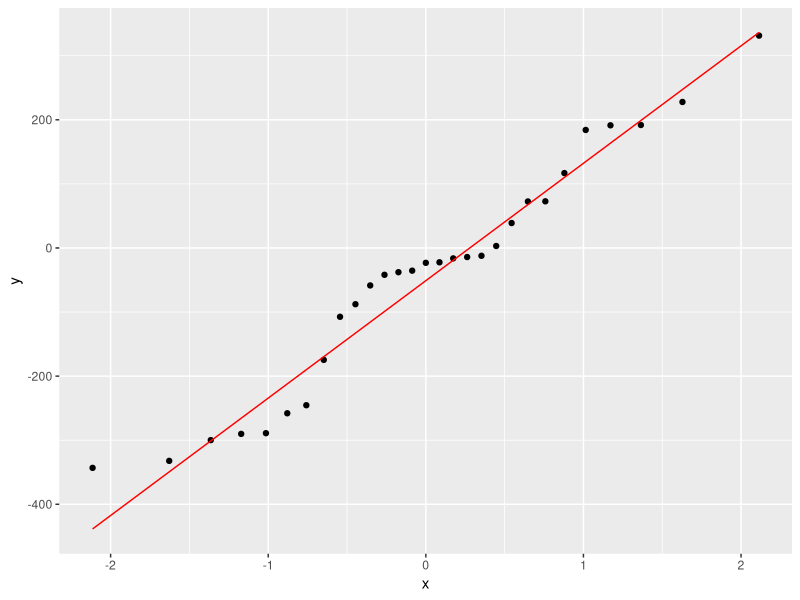
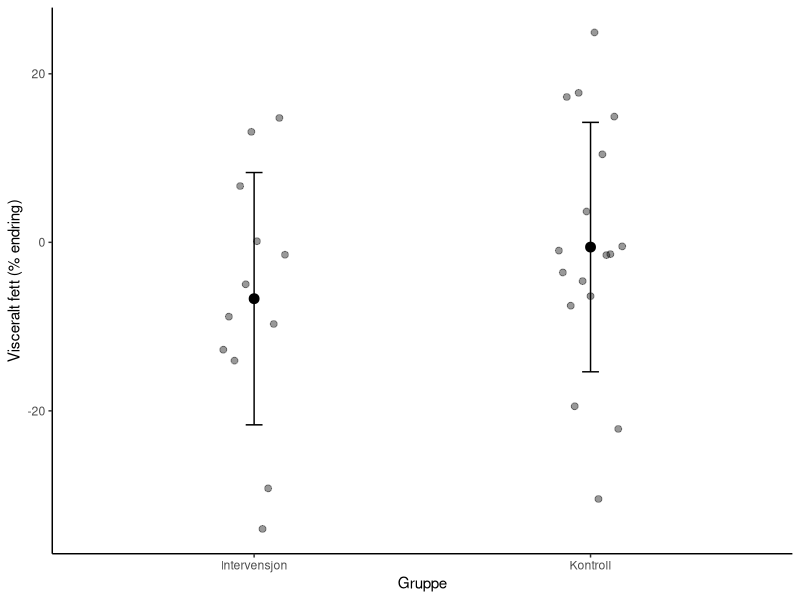
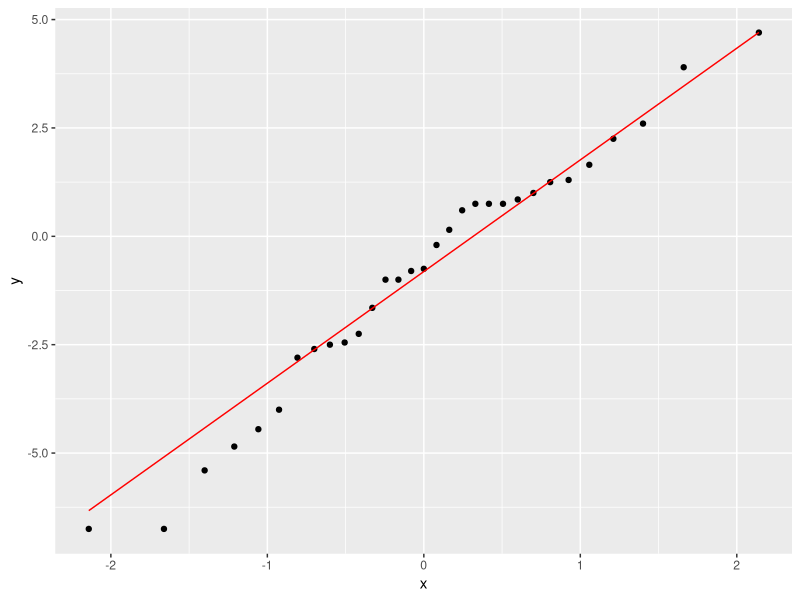
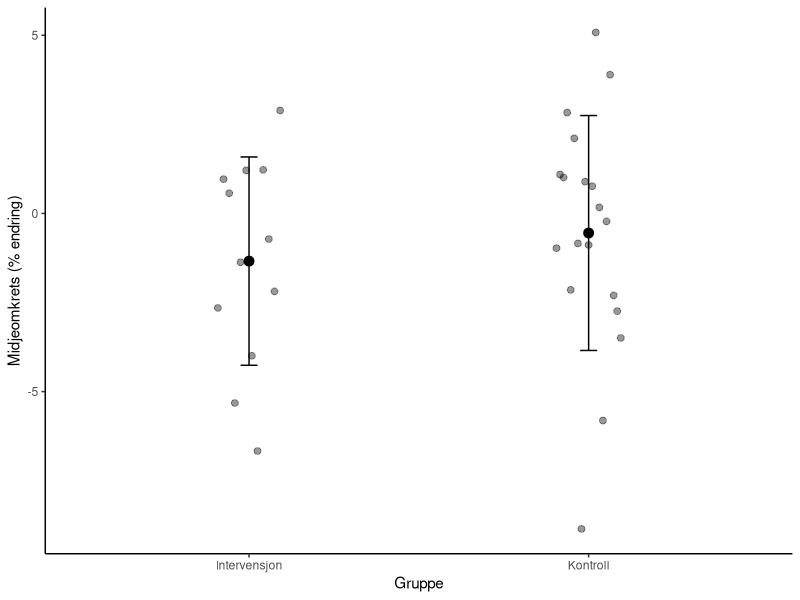
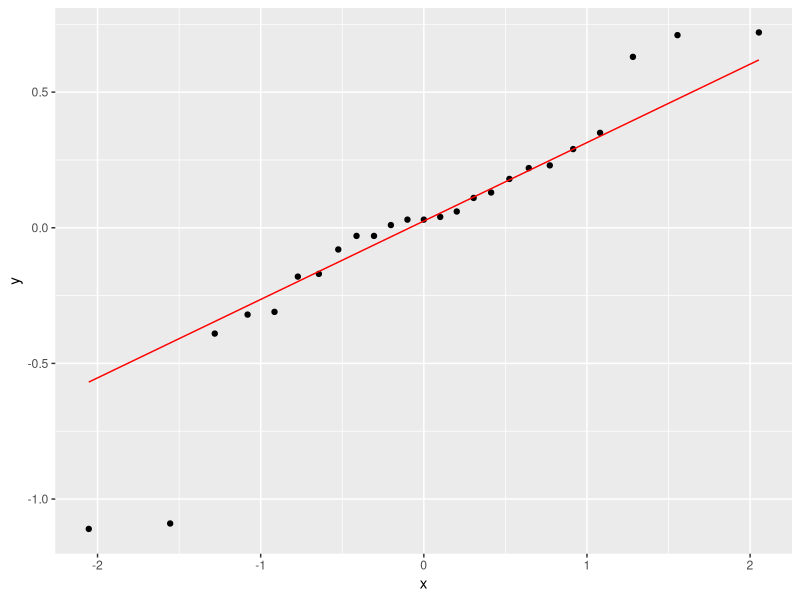
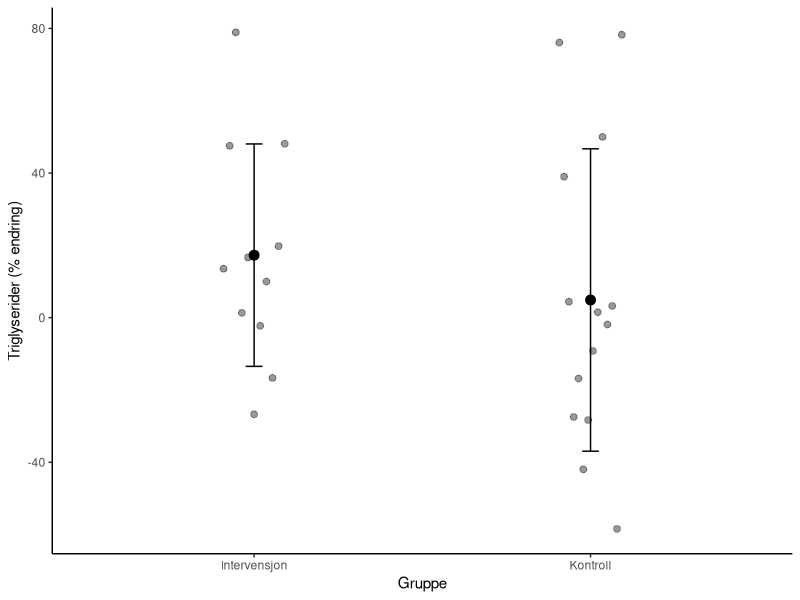
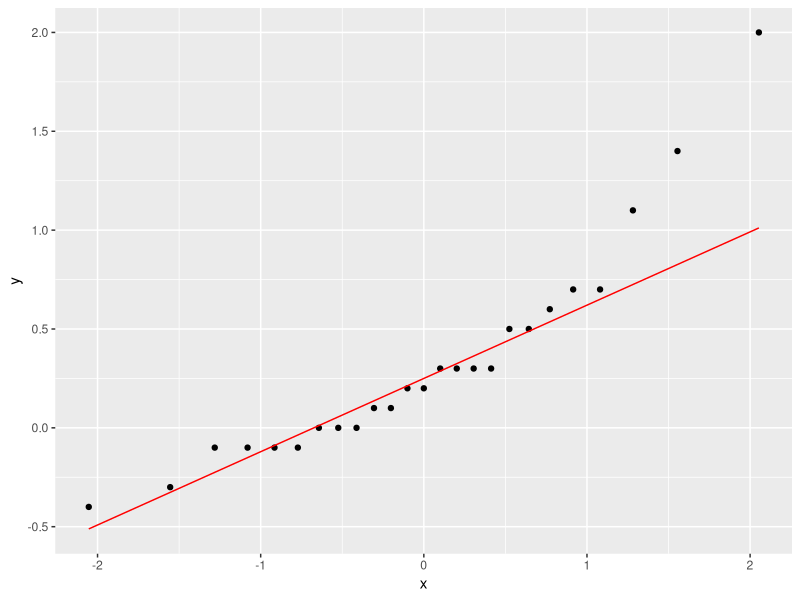
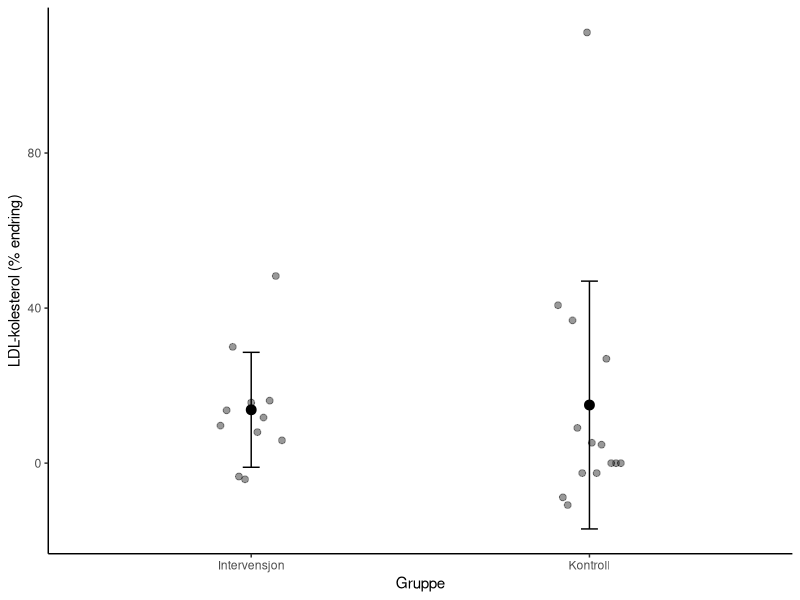

Write the R code that produced these figures, in order.
## ---- chunk 1
library(tidyverse); library(knitr); library(ggplot2); library(kableExtra); library(readxl); library(dplyr); library(flextable); library(pbkrtest); library(broom)
Resultatskjema <- read_excel("Resultatskjema.xlsx")
# MIDJEOMKRETS
# ordner et datasett for grafisk fremstilling med individuelle endringer fra pre til post i prosent og endringsscore for bruk i statistiske tester
itt.vat.stat <- Resultatskjema %>%
  select(id, sex, group, time, vat_mass) %>%
  mutate(vat_mass = as.numeric(vat_mass, na.rm = TRUE)) %>%
  mutate(time = factor(time, levels = c("pre", "post"),
                       labels = c("Pre", "Post")),
         group = factor(group, levels = c("fls", "kon"),
                        labels = c("Intervensjon", "Kontroll"))) %>% 
  pivot_wider(names_from = time,
              values_from = vat_mass) %>%
  mutate(change = Post - Pre) %>%
  mutate(change.pros = ((Post - Pre)/ Pre) * 100) %>%
  group_by(group) %>%
  drop_na() %>%
  print()

# sjekker normalfordelingen 
ggplot(itt.vat.stat, aes(sample = change)) + stat_qq() + stat_qq_line(col = "red")

# analyse av endringsscore fra pre til post mellom gruppene
itt.vat.lm <- lm(change ~ group, data = itt.vat.stat)
summary(itt.vat.lm)

# lager et datasett med gjennomsnittsverdier av prosentvis endring for bruk i graf
mean.itt.vat <- itt.vat.stat %>%
  summarise(mean.vat.pros = mean(change.pros),
            sd.vat.pros = sd(change.pros)) %>%
  print()

# lager graf for gjennomsnittsscore i prosent med individuelle endringer
mean.itt.vat %>%
  ggplot(aes(group, mean.vat.pros, group = group)) + geom_point(size = 3, aes(group = group)) + geom_point(data = itt.vat.stat, aes(group, change.pros, group = id), position = position_dodge(width = 0.2), size = 2, alpha = 0.4) + geom_errorbar(aes(ymin = mean.vat.pros - sd.vat.pros, ymax = mean.vat.pros + sd.vat.pros), position = position_dodge(width = 0.2), width = 0.05) + theme_classic() + labs(x = "Gruppe", y = "Visceralt fett (% endring)")

## ---- chunk 2
library(tidyverse); library(knitr); library(ggplot2); library(kableExtra); library(readxl); library(dplyr); library(flextable); library(pbkrtest); library(broom)
Resultatskjema <- read_excel("Resultatskjema.xlsx")
# MIDJEOMKRETS
# ordner et datasett for grafisk fremstilling med individuelle endringer fra pre til post i prosent og endringsscore for bruk i statistiske tester
itt.wc.stat <- Resultatskjema %>%
  select(id, sex, group, time, wc) %>%
  mutate(wc = as.numeric(wc, na.rm = TRUE)) %>%
  mutate(time = factor(time, levels = c("pre", "post"),
                       labels = c("Pre", "Post")),
         group = factor(group, levels = c("fls", "kon"),
                        labels = c("Intervensjon", "Kontroll"))) %>% 
  pivot_wider(names_from = time,
              values_from = wc) %>%
  mutate(change = Post - Pre) %>%
  mutate(change.pros = ((Post - Pre)/ Pre) * 100) %>%
  group_by(group) %>%
  drop_na() %>%
  print()

# sjekker normalfordelingen 
ggplot(itt.wc.stat, aes(sample = change)) + stat_qq() + stat_qq_line(col = "red")

# analyse av endringsscore fra pre til post mellom gruppene
itt.wc.lm <- lm(change ~ group, data = itt.wc.stat)
summary(itt.wc.lm)

# lager et datasett med gjennomsnittsverdier av prosentvis endring for bruk i graf
mean.itt.wc <- itt.wc.stat %>%
  summarise(mean.wc.pros = mean(change.pros),
            sd.wc.pros = sd(change.pros)) %>%
  print()

# lager graf for gjennomsnittsscore i prosent med individuelle endringer
mean.itt.wc %>%
  ggplot(aes(group, mean.wc.pros, group = group)) + geom_point(size = 3, aes(group = group)) + geom_point(data = itt.wc.stat, aes(group, change.pros, group = id), position = position_dodge(width = 0.2), size = 2, alpha = 0.4) + geom_errorbar(aes(ymin = mean.wc.pros - sd.wc.pros, ymax = mean.wc.pros + sd.wc.pros), position = position_dodge(width = 0.2), width = 0.05) + theme_classic() + labs(x = "Gruppe", y = "Midjeomkrets (% endring)")

## ---- chunk 3
library(tidyverse); library(knitr); library(ggplot2); library(kableExtra); library(readxl); library(dplyr); library(flextable); library(pbkrtest); library(broom)
Resultatskjema <- read_excel("Resultatskjema.xlsx")

itt.trigl.stat <- Resultatskjema %>%
  select(id, sex, group, time, `s-triglyserider`) %>%
  mutate(`s-triglyserider` = as.numeric(`s-triglyserider`, na.rm = TRUE)) %>%
  mutate(time = factor(time, levels = c("pre", "post"),
                       labels = c("Pre", "Post")),
         group = factor(group, levels = c("fls", "kon"),
                       labels = c("Intervensjon", "Kontroll"))) %>%
  pivot_wider(names_from = time,
              values_from = `s-triglyserider`) %>%
  mutate(change = Post - Pre) %>%
  mutate(change.pros = ((Post - Pre)/ Pre) * 100) %>%
  group_by(group) %>%
  drop_na() %>%
  print()

# sjekker normalfordelingen 
ggplot(itt.trigl.stat, aes(sample = change)) + stat_qq() + stat_qq_line(col = "red")

# lager et datasett med gjennomsnittsverdier av prosentvis endring for bruk i graf
mean.itt.trigl <- itt.trigl.stat %>%
  summarise(mean.trigl.pros = mean(change.pros),
            sd.trigl.pros = sd(change.pros)) %>%
  print()

# analyse av endringsscore fra pre til post mellom gruppene
itt.trigl.lm <- lm(change ~ group, data = itt.trigl.stat)
summary(itt.trigl.lm)

# lager graf for gjennomsnittsscore i prosent med individuelle endringer
mean.itt.trigl %>%
  ggplot(aes(group, mean.trigl.pros, group = group)) + geom_point(size = 3, aes(group = group)) + geom_point(data = itt.trigl.stat, aes(group, change.pros, group = id), position = position_dodge(width = 0.2), size = 2, alpha = 0.4) + geom_errorbar(aes(ymin = mean.trigl.pros - sd.trigl.pros, ymax = mean.trigl.pros + sd.trigl.pros), position = position_dodge(width = 0.2), width = 0.05) + theme_classic() + labs(x = "Gruppe", y = "Triglyserider (% endring)")

## ---- chunk 4
library(tidyverse); library(knitr); library(ggplot2); library(kableExtra); library(readxl); library(dplyr); library(flextable); library(pbkrtest); library(broom)
Resultatskjema <- read_excel("Resultatskjema.xlsx")
# BLODLIPIDER
# LDL
# ordner et datasett for grafisk fremstilling med individuelle endringer fra pre til post
itt.ldl.stat <- Resultatskjema %>%
  select(id, sex, group, time, `s-ldl`) %>%
  mutate(`s-ldl` = as.numeric(`s-ldl`, na.rm = TRUE)) %>%
  mutate(time = factor(time, levels = c("pre", "post"),
                       labels = c("Pre", "Post")),
         group = factor(group, levels = c("fls", "kon"),
                       labels = c("Intervensjon", "Kontroll"))) %>%
  pivot_wider(names_from = time,
              values_from = `s-ldl`) %>%
  mutate(change = Post - Pre) %>%
  mutate(change.pros = ((Post - Pre)/ Pre) * 100) %>%
  group_by(group) %>%
  drop_na() %>%
  print()

# sjekker normalfordelingen 
ggplot(itt.ldl.stat, aes(sample = change)) + stat_qq() + stat_qq_line(col = "red")

# lager et datasett med gjennomsnittsverdier av prosentvis endring for bruk i graf
mean.itt.ldl <- itt.ldl.stat %>%
  summarise(mean.ldl.pros = mean(change.pros),
            sd.ldl.pros = sd(change.pros)) %>%
  print()

# analyse av endringsscore fra pre til post mellom gruppene
itt.ldl.lm <- lm(change ~ group, data = itt.ldl.stat)
summary(itt.ldl.lm)

# lager graf for gjennomsnittsscore i prosent med individuelle endringer
mean.itt.ldl %>%
  ggplot(aes(group, mean.ldl.pros, group = group)) + geom_point(size = 3, aes(group = group)) + geom_point(data = itt.ldl.stat, aes(group, change.pros, group = id), position = position_dodge(width = 0.2), size = 2, alpha = 0.4) + geom_errorbar(aes(ymin = mean.ldl.pros - sd.ldl.pros, ymax = mean.ldl.pros + sd.ldl.pros), position = position_dodge(width = 0.2), width = 0.05) + theme_classic() + labs(x = "Gruppe", y = "LDL-kolesterol (% endring)")
## ---- chunk 5
library(tidyverse); library(knitr); library(ggplot2); library(kableExtra); library(readxl); library(dplyr); library(flextable); library(pbkrtest); library(broom)
Resultatskjema <- read_excel("Resultatskjema.xlsx")
# BLODLIPIDER
# HDL
# ordner et datasett for grafisk fremstilling med individuelle endringer fra pre til post
itt.hdl.stat <- Resultatskjema %>%
  select(id, sex, group, time, `s-hdl`) %>%
  mutate(`s-hdl` = as.numeric(`s-hdl`, na.rm = TRUE)) %>%
  mutate(time = factor(time, levels = c("pre", "post"),
                       labels = c("Pre", "Post")),
         group = factor(group, levels = c("fls", "kon"),
                       labels = c("Intervensjon", "Kontroll"))) %>%
  pivot_wider(names_from = time,
              values_from = `s-hdl`) %>%
  mutate(change = Post - Pre) %>%
  mutate(change.pros = ((Post - Pre)/ Pre) * 100) %>%
  group_by(group) %>%
  drop_na() %>%
  print()

# sjekker normalfordelingen 
ggplot(itt.hdl.stat, aes(sample = change)) + stat_qq() + stat_qq_line(col = "red")

# lager et datasett med gjennomsnittsverdier av prosentvis endring for bruk i graf
mean.itt.hdl <- itt.hdl.stat %>%
  summarise(mean.hdl.pros = mean(change.pros),
            sd.hdl.pros = sd(change.pros)) %>%
  print()

# analyse av endringsscore fra pre til post mellom gruppene
itt.hdl.lm <- lm(change ~ group, data = itt.hdl.stat)
summary(itt.hdl.lm)
plot(itt.hdl.lm)

# lager graf for gjennomsnittsscore i prosent med individuelle endringer
mean.itt.hdl %>%
  ggplot(aes(group, mean.hdl.pros, group = group)) + geom_point(size = 3, aes(group = group)) + geom_point(data = itt.hdl.stat, aes(group, change.pros, group = id), position = position_dodge(width = 0.2), size = 2, alpha = 0.4) + geom_errorbar(aes(ymin = mean.hdl.pros - sd.hdl.pros, ymax = mean.hdl.pros + sd.hdl.pros), position = position_dodge(width = 0.2), width = 0.05) + theme_classic() + labs(x = "Gruppe", y = "HDL-kolesterol (% endring)")
## ---- chunk 6
library(tidyverse); library(knitr); library(ggplot2); library(kableExtra); library(readxl); library(dplyr); library(flextable); library(pbkrtest); library(broom)
Resultatskjema <- read_excel("Resultatskjema.xlsx")
# GLUKOSE
# ordner et datasett for grafisk fremstilling med individuelle endringer fra pre til post
itt.gluk.stat <- Resultatskjema %>%
  select(id, sex, group, time, `s-glukose`) %>%
  mutate(`s-glukose` = as.numeric(`s-glukose`, na.rm = TRUE)) %>%
  mutate(time = factor(time, levels = c("pre", "post"),
                       labels = c("Pre", "Post")),
         group = factor(group, levels = c("fls", "kon"),
                       labels = c("Intervensjon", "Kontroll"))) %>%
  pivot_wider(names_from = time,
              values_from = `s-glukose`) %>%
  mutate(change = Post - Pre) %>%
  mutate(change.pros = ((Post - Pre)/ Pre) * 100) %>%
  group_by(group) %>%
  drop_na() %>%
  print()

# sjekker normalfordelingen 
ggplot(itt.gluk.stat, aes(sample = change)) + stat_qq() + stat_qq_line(col = "red")

# lager et datasett med gjennomsnittsverdier av prosentvis endring for bruk i graf
mean.itt.gluk <- itt.gluk.stat %>%
  summarise(mean.gluk.pros = mean(change.pros),
            sd.gluk.pros = sd(change.pros)) %>%
  print()

# analyse av endringsscore fra pre til post mellom gruppene
itt.gluk.lm <- lm(change ~ group, data = itt.gluk.stat)
summary(itt.gluk.lm)

# lager graf for gjennomsnittsscore i prosent med individuelle endringer
mean.itt.gluk %>%
  ggplot(aes(group, mean.gluk.pros, group = group)) + geom_point(size = 3, aes(group = group)) + geom_point(data = itt.gluk.stat, aes(group, change.pros, group = id), position = position_dodge(width = 0.2), size = 2, alpha = 0.4) + geom_errorbar(aes(ymin = mean.gluk.pros - sd.gluk.pros, ymax = mean.gluk.pros + sd.gluk.pros), position = position_dodge(width = 0.2), width = 0.05) + theme_classic() + labs(x = "Gruppe", y = "Glukose (% endring)")
## ---- chunk 7
library(tidyverse); library(knitr); library(ggplot2); library(kableExtra); library(readxl); library(dplyr); library(flextable); library(pbkrtest); library(broom)
Resultatskjema <- read_excel("Resultatskjema.xlsx")
# ARTERIELL STIVHET
# ordner et datasett for grafisk fremstilling med individuelle endringer fra pre til post
itt.pwv.stat <- Resultatskjema %>%
  select(id, sex, group, time, pwv) %>%
  mutate(pwv = as.numeric(pwv, na.rm = TRUE)) %>%
  mutate(time = factor(time, levels = c("pre", "post"),
                       labels = c("Pre", "Post")),
         group = factor(group, levels = c("fls", "kon"),
                       labels = c("Intervensjon", "Kontroll"))) %>%
  pivot_wider(names_from = time,
              values_from = pwv) %>%
  mutate(change = Post - Pre) %>%
  mutate(change.pros = ((Post - Pre)/ Pre) * 100) %>%
  group_by(group) %>%
  drop_na() %>%
  print()

# sjekker normalfordelingen 
ggplot(itt.pwv.stat, aes(sample = change)) + stat_qq() + stat_qq_line(col = "red")

# lager et datasett med gjennomsnittsverdier av prosentvis endring for bruk i graf
mean.itt.pwv <- itt.pwv.stat %>%
  summarise(mean.pwv.pros = mean(change.pros),
            sd.pwv.pros = sd(change.pros)) %>%
  print()

# analyse av endringsscore fra pre til post mellom gruppene
itt.pwv.lm <- lm(change ~ group, data = itt.pwv.stat)
summary(itt.pwv.lm)

# lager graf for gjennomsnittsscore i prosent med individuelle endringer
mean.itt.pwv %>%
  ggplot(aes(group, mean.pwv.pros, group = group)) + geom_point(size = 3, aes(group = group)) + geom_point(data = itt.pwv.stat, aes(group, change.pros, group = id), position = position_dodge(width = 0.2), size = 2, alpha = 0.4) + geom_errorbar(aes(ymin = mean.pwv.pros - sd.pwv.pros, ymax = mean.pwv.pros + sd.pwv.pros), position = position_dodge(width = 0.2), width = 0.05) + theme_classic() + labs(x = "Gruppe", y = "Pulsbølgehastighet (% endring)")
